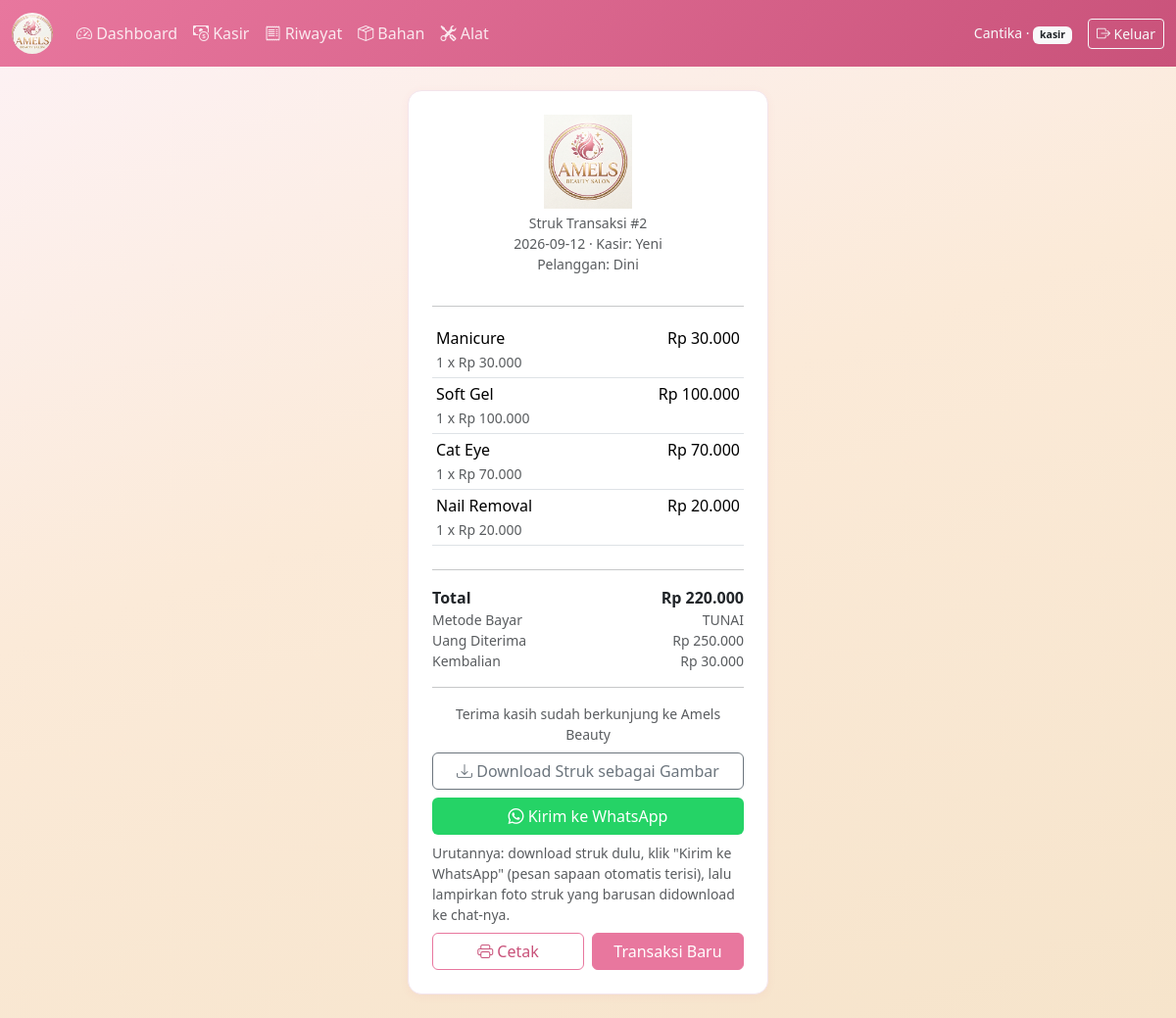
Screenshot of /struk.php?id=2 (signed in) with the database file from the repository.
### tables this page shows
CREATE TABLE transaksi (
            id INTEGER PRIMARY KEY AUTOINCREMENT,
            tanggal TEXT NOT NULL,
            kasir_id INTEGER NOT NULL,
            total INTEGER NOT NULL DEFAULT 0,
            metode_bayar TEXT NOT NULL CHECK(metode_bayar IN ('tunai','qris','edc')),
            status_pembayaran TEXT NOT NULL DEFAULT 'lunas',
            uang_diterima INTEGER,
            kembalian INTEGER, nomor_wa TEXT, nama_pelanggan TEXT,
            FOREIGN KEY (kasir_id) REFERENCES users(id)
        );

CREATE TABLE users (
            id INTEGER PRIMARY KEY AUTOINCREMENT,
            nama TEXT NOT NULL,
            username TEXT UNIQUE NOT NULL,
            password TEXT NOT NULL,
            role TEXT NOT NULL CHECK(role IN ('owner','kasir')),
            created_at TEXT DEFAULT CURRENT_TIMESTAMP
        );

CREATE TABLE transaksi_detail (
            id INTEGER PRIMARY KEY AUTOINCREMENT,
            transaksi_id INTEGER NOT NULL,
            layanan_id INTEGER NOT NULL,
            nama_layanan TEXT NOT NULL,
            harga_satuan INTEGER NOT NULL,
            jumlah INTEGER NOT NULL DEFAULT 1,
            subtotal INTEGER NOT NULL,
            FOREIGN KEY (transaksi_id) REFERENCES transaksi(id) ON DELETE CASCADE,
            FOREIGN KEY (layanan_id) REFERENCES layanan(id)
        );

### includes/auth.php (called while the page is built, shortened)
<?php
function currentUser() {
    return $_SESSION['user'] ?? null;
}

### config.php (called while the page is built, shortened)
<?php
function formatNomorWA($nomor) {
    $nomor = preg_replace('/\D/', '', $nomor ?? '');
    if (substr($nomor, 0, 1) === '0') {
        $nomor = '62' . substr($nomor, 1);
    } elseif (substr($nomor, 0, 2) !== '62') {
        $nomor = '62' . $nomor;
    }
    return $nomor;
}
function rupiah($angka) {
    return 'Rp ' . number_format((float)$angka, 0, ',', '.');
}

### struk.php (the view, shortened to what this page needs)
<?php
require 'config.php';
require 'includes/auth.php';
$id = (int)($_GET['id'] ?? 0);
$stmt = $pdo->prepare("SELECT t.*, u.nama as nama_kasir FROM transaksi t JOIN users u ON u.id = t.kasir_id WHERE t.id = ?");
$stmt->execute([$id]);
$trx = $stmt->fetch(PDO::FETCH_ASSOC);
$stmtD = $pdo->prepare("SELECT * FROM transaksi_detail WHERE transaksi_id = ?");
$stmtD->execute([$id]);
$items = $stmtD->fetchAll(PDO::FETCH_ASSOC);
$sapaan = !empty($trx['nama_pelanggan']) ? 'Halo kak ' . $trx['nama_pelanggan'] . ',' : 'Halo kak,';
$pesan = $sapaan . "\n";
$pesan .= "Terima kasih sudah menggunakan layanan Amels Beauty! Berikut invoice transaksinya ya:\n\n";
$pesan .= "No. Transaksi: #" . $trx['id'] . "\n";
$pesan .= "Tanggal: " . $trx['tanggal'] . "\n\n";
foreach ($items as $it) {
    $pesan .= "- " . $it['nama_layanan'] . " x" . $it['jumlah'] . " = " . rupiah($it['subtotal']) . "\n";
}
$pesan .= "\nTotal: " . rupiah($trx['total']) . "\n";
$pesan .= "Metode Bayar: " . strtoupper($trx['metode_bayar']) . "\n\n";
$pesan .= "Sampai jumpa lagi di Amels Beauty ya, kak!";
$nomorTujuan = formatNomorWA($trx['nomor_wa'] ?? '');
if ($nomorTujuan !== '') {
    $waLink = "https://wa.me/" . $nomorTujuan . "?text=" . urlencode($pesan);
} else {
    $waLink = "https://api.whatsapp.com/send?text=" . urlencode($pesan);
}
require 'includes/header.php';
?>
<div class="row justify-content-center">
  <div class="col-md-6 col-lg-4">
    <div class="card p-4" id="strukCard">
      <div class="text-center mb-3">
        <img src="assets/logo.png" alt="Amels Beauty" style="width:90px;">
        <div class="small text-muted mt-1">Struk Transaksi #<?= $trx['id'] ?></div>
        <div class="small text-muted"><?= htmlspecialchars($trx['tanggal']) ?> · Kasir: <?= htmlspecialchars($trx['nama_kasir']) ?></div>
        <?php if (!empty($trx['nama_pelanggan'])): ?>
        <div class="small text-muted">Pelanggan: <?= htmlspecialchars($trx['nama_pelanggan']) ?></div>
        <?php endif; ?>
      </div>
      <hr>
      <table class="table table-sm mb-2">
        <?php foreach ($items as $it): ?>
        <tr>
          <td>
            <?= htmlspecialchars($it['nama_layanan']) ?><br>
            <span class="small text-muted"><?= $it['jumlah'] ?> x <?= rupiah($it['harga_satuan']) ?></span>
          </td>
          <td class="text-end"><?= rupiah($it['subtotal']) ?></td>
        </tr>
        <?php endforeach; ?>
      </table>
      <hr>
      <div class="d-flex justify-content-between fw-semibold">
        <span>Total</span><span><?= rupiah($trx['total']) ?></span>
      </div>
      <div class="d-flex justify-content-between small text-muted">
        <span>Metode Bayar</span><span class="text-uppercase"><?= htmlspecialchars($trx['metode_bayar']) ?></span>
      </div>
      <?php if ($trx['metode_bayar'] === 'tunai'): ?>
      <div class="d-flex justify-content-between small text-muted">
        <span>Uang Diterima</span><span><?= rupiah($trx['uang_diterima']) ?></span>
      </div>
      <div class="d-flex justify-content-between small text-muted">
        <span>Kembalian</span><span><?= rupiah($trx['kembalian']) ?></span>
      </div>
      <?php endif; ?>
      <hr>
      <p class="text-center small text-muted mb-0">Terima kasih sudah berkunjung ke Amels Beauty</p>
      <button type="button" class="btn btn-outline-secondary w-100 mt-2 no-print" onclick="downloadStruk()">
        <i class="bi bi-download"></i> Download Struk sebagai Gambar
      </button>
      <a href="<?= htmlspecialchars($waLink) ?>" target="_blank" class="btn w-100 mt-2 no-print" style="background:#25D366;color:#fff;">
        <i class="bi bi-whatsapp"></i> Kirim ke WhatsApp
      </a>
      <div class="small text-muted mt-2 no-print">
        Urutannya: download struk dulu, klik "Kirim ke WhatsApp" (pesan sapaan otomatis terisi), lalu lampirkan foto struk yang barusan didownload ke chat-nya.
      </div>
      <div class="d-flex gap-2 mt-2 no-print">
        <button onclick="window.print()" class="btn btn-outline-primary w-100"><i class="bi bi-printer"></i> Cetak</button>
        <a href="kasir.php" class="btn btn-primary w-100">Transaksi Baru</a>
      </div>
    </div>
  </div>
</div>
<?php require 'includes/footer.php'; ?>

### includes/header.php (shortened to what this page needs)
<?php
$user = currentUser();
$page = basename($_SERVER['PHP_SELF']);
function navActive($p, $page) { return $p === $page ? 'active' : ''; }
?>
<!DOCTYPE html>
<html lang="id">
<head>
<link href="https://cdn.jsdelivr.net/npm/bootstrap@5.3.3/dist/css/bootstrap.min.css" rel="stylesheet">
<link href="https://cdn.jsdelivr.net/npm/bootstrap-icons@1.11.3/font/bootstrap-icons.css" rel="stylesheet">
<link href="assets/css/style.css" rel="stylesheet">
</head>
<body>
<?php if ($user): ?>
<nav class="navbar navbar-expand-lg navbar-dark sticky-top">
  <div class="container-fluid">
    <a class="navbar-brand fw-semibold" href="dashboard.php"><img src="assets/logo-round.png" alt="Amels Beauty" style="height:42px;width:42px;object-fit:cover;border-radius:50%;"></a>
    <div class="collapse navbar-collapse" id="navMenu">
      <ul class="navbar-nav me-auto mb-2 mb-lg-0">
        <li class="nav-item"><a class="nav-link <?= navActive('dashboard.php',$page) ?>" href="dashboard.php"><i class="bi bi-speedometer2"></i> Dashboard</a></li>
        <li class="nav-item"><a class="nav-link <?= navActive('kasir.php',$page) ?>" href="kasir.php"><i class="bi bi-cash-coin"></i> Kasir</a></li>
        <li class="nav-item"><a class="nav-link <?= navActive('transaksi_riwayat.php',$page) ?>" href="transaksi_riwayat.php"><i class="bi bi-receipt"></i> Riwayat</a></li>
        <li class="nav-item"><a class="nav-link <?= navActive('bahan.php',$page) ?>" href="bahan.php"><i class="bi bi-box-seam"></i> Bahan</a></li>
        <li class="nav-item"><a class="nav-link <?= navActive('alat.php',$page) ?>" href="alat.php"><i class="bi bi-tools"></i> Alat</a></li>
      </ul>
      <span class="navbar-text text-light me-3 small">
        <?= htmlspecialchars($user['nama']) ?> · <span class="badge bg-light text-dark"><?= htmlspecialchars($user['role']) ?></span>
      </span>
      <a href="logout.php" class="btn btn-sm btn-outline-light"><i class="bi bi-box-arrow-right"></i> Keluar</a>
    </div>
  </div>
</nav>
<?php endif; ?>
<main class="container-fluid py-3 py-md-4 px-3 px-md-4">

### includes/footer.php (shortened to what this page needs)
</main>
</body>
</html>

### assets/css/style.css (style rules this page uses)
:root { --pink-deep: #C9527A; --pink: #E8779E; --pink-soft: #F6C4D5; --pink-bg: #FDF2F6; --gold: #D4AF6A; --gold-soft: #F1E1BE; --ink: #4A2B3D; --gray-soft: #F3E4EB; }
body { background: linear-gradient(160deg, #FDF2F6 0%, #FBEAD8 45%, #F6E4CB 100%); background-attachment: fixed; color: var(--ink); font-family: 'Segoe UI', system-ui, -apple-system, sans-serif; }
.navbar { background: linear-gradient(135deg, var(--pink) 0%, var(--pink-deep) 100%) !important; }
.navbar .nav-link { color: rgba(255,255,255,.85); }
.navbar-brand { color: #fff !important; }
.card { border: 1px solid var(--gray-soft); border-radius: 14px; box-shadow: 0 2px 10px rgba(201,82,122,.06); }
.btn-primary { background: var(--pink); border-color: var(--pink); }
.btn-outline-primary { color: var(--pink-deep); border-color: var(--pink); }

### rows the page displays
transaksi: id "2", tanggal "2026-09-12", kasir.nama "Yeni", nama_pelanggan "Dini", total "Rp 220.000", metode_bayar "TUNAI", uang_diterima "Rp 250.000", kembalian "Rp 30.000"
transaksi_detail: nama_layanan "Manicure", jumlah "1", harga_satuan "Rp 30.000", subtotal "Rp 30.000"
transaksi_detail: nama_layanan "Soft Gel", jumlah "1", harga_satuan "Rp 100.000", subtotal "Rp 100.000"
transaksi_detail: nama_layanan "Cat Eye", jumlah "1", harga_satuan "Rp 70.000", subtotal "Rp 70.000"
transaksi_detail: nama_layanan "Nail Removal", jumlah "1", harga_satuan "Rp 20.000", subtotal "Rp 20.000"

### other values shown
$user['nama'] "Cantika"
$user['role'] "kasir"
